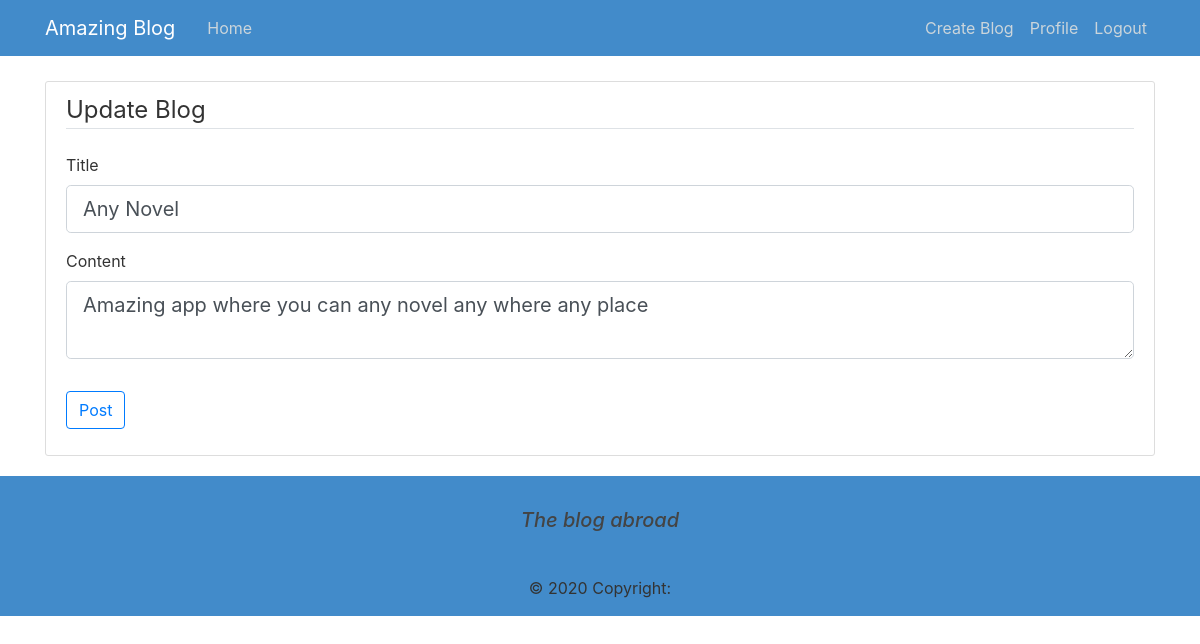
Page /post/8/update (signed in) on the committed database.
### blog/models.py (models this page shows, shortened)
class Post(db.Model):
    id=db.Column(db.Integer,primary_key=True)
    title=db.Column(db.String(100),nullable=False)
    date_posted=db.Column(db.DateTime,nullable=False,default=datetime.utcnow)
    content=db.Column(db.Text,nullable=False)
    user_id=db.Column(db.Integer,db.ForeignKey('user.id'),nullable=False)

### blog/routes.py (the view)
@app.route("/post/<int:post_id>/update", methods=['GET', 'POST'])
@login_required
def update_post(post_id):
    post = Post.query.get_or_404(post_id)
    if post.author != current_user:
        abort(403)
    form = PostForm()
    if form.validate_on_submit():
        post.title = form.title.data
        post.content = form.content.data
        db.session.commit()
        flash('Your post has been updated!', 'success')
        return redirect(url_for('post', post_id=post.id))
    elif request.method == 'GET':
        form.title.data = post.title
        form.content.data = post.content
    return render_template('create_blog.html', title='Update Blog',
                        form=form, legend='Update Blog')

### blog/forms.py
class PostForm(FlaskForm):
    title = StringField('Title',
                        validators=[DataRequired()])
    content=TextAreaField('Content',validators=[DataRequired()])
    submit=SubmitField('Post')

### blog/models.py (called while the page is built)
@login_manager.user_loader
def load_user(user_id):
    return User.query.get(int(user_id))

### blog/templates/create_blog.html (shortened to what this page needs)
{% extends "design.html" %}
{% block content %}
<div class="content-section">
    <form method="POST" action="">
        <fieldset class="form-group">
            <legend class="border-bottom mb-4">{{legend}}</legend>
            <div class="form-group">
                {{ form.title.label(class="form-control-label") }}
                {% if form.title.errors %}
                    {{ form.title(class="form-control form-control-lg is-invalid") }}
                    <div class="invalid-feedback">
                        {% for error in form.title.errors %}
                            <span>{{ error }}</span>
                        {% endfor %}
                    </div>
                {% else %}
                    {{ form.title(class="form-control form-control-lg") }}
                {% endif %}
            </div>
            <div class="form-group">
                {{ form.content.label(class="form-control-label") }}
                {% if form.content.errors %}
                    {{ form.content(class="form-control form-control-lg is-invalid") }}
                    <div class="invalid-feedback">
                        {% for error in form.content.errors %}
                            <span>{{ error }}</span>
                        {% endfor %}
                    </div>
                {% else %}
                    {{ form.content(class="form-control form-control-lg") }}
                {% endif %}
            </div>
        </fieldset>
        <div class="form-group">
            {{ form.submit(class="btn btn-outline-primary") }}
        </div>
    </form>
</div>
{% endblock content %}

### blog/static/main.css (style rules this page uses)
body { color: #333333; margin-top: 5rem; }
.content-section { background: #ffffff; padding: 10px 20px; border: 1px solid #dddddd; border-radius: 3px; margin-bottom: 20px; }

### rows in the picture
Post: title "Any Novel", content "Amazing app where you can any novel any where any place"

### other values in the picture
{{ legend }} "Update Blog"
